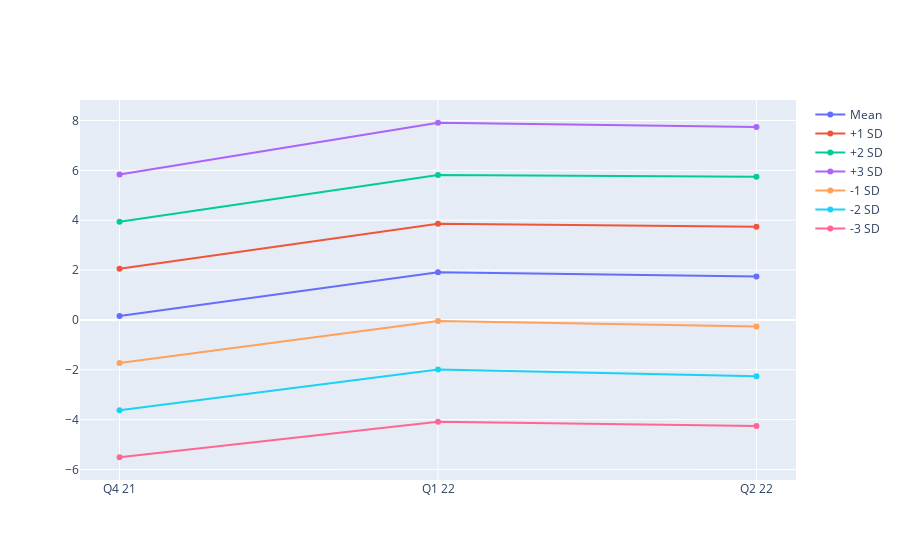

Notebook cell for this chart:
### Code cell
import plotly.graph_objects as go

fig = go.Figure()
fig.add_trace(go.Scatter(x=df_stat.Quarter, y=df_stat.Mean,fillcolor='green',
                    mode='lines+markers',
                    name='Mean'))
fig.add_trace(go.Scatter(x=df_stat.Quarter, y=df_stat['+1 SD'],
                    mode='lines+markers',
                    name='+1 SD'))
fig.add_trace(go.Scatter(x=df_stat.Quarter, y=df_stat['+2 SD'],
                    mode='lines+markers',
                    name='+2 SD'))
fig.add_trace(go.Scatter(x=df_stat.Quarter, y=df_stat['+3 SD'],
                    mode='lines+markers',
                    name='+3 SD'))
fig.add_trace(go.Scatter(x=df_stat.Quarter, y=df_stat['-1 SD'],
                    mode='lines+markers',
                    name='-1 SD'
                    ))
fig.add_trace(go.Scatter(x=df_stat.Quarter, y=df_stat['-2 SD'],
                    mode='lines+markers',
                    name='-2 SD'))
fig.add_trace(go.Scatter(x=df_stat.Quarter, y=df_stat['-3 SD'],
                    mode='lines+markers',
                    name='-3 SD'))
fig.show()

### Figure 1 — Plotly figure (JSON) as saved in the notebook; plotly's stock layout.template omitted (floating-point values rounded to 4 significant figures)
{"data": [{"fillcolor": "green", "mode": "lines+markers", "name": "Mean", "type": "scatter", "x": ["Q4 21", "Q1 22", "Q2 22"], "y": [0.16, 1.91, 1.74]}, {"mode": "lines+markers", "name": "+1 SD", "type": "scatter", "x": ["Q4 21", "Q1 22", "Q2 22"], "y": [2.05, 3.86, 3.74]}, {"mode": "lines+markers", "name": "+2 SD", "type": "scatter", "x": ["Q4 21", "Q1 22", "Q2 22"], "y": [3.94, 5.81, 5.74]}, {"mode": "lines+markers", "name": "+3 SD", "type": "scatter", "x": ["Q4 21", "Q1 22", "Q2 22"], "y": [5.83, 7.91, 7.74]}, {"mode": "lines+markers", "name": "-1 SD", "type": "scatter", "x": ["Q4 21", "Q1 22", "Q2 22"], "y": [-1.73, -0.04, -0.26]}, {"mode": "lines+markers", "name": "-2 SD", "type": "scatter", "x": ["Q4 21", "Q1 22", "Q2 22"], "y": [-3.62, -1.99, -2.26]}, {"mode": "lines+markers", "name": "-3 SD", "type": "scatter", "x": ["Q4 21", "Q1 22", "Q2 22"], "y": [-5.51, -4.09, -4.26]}], "layout": {}}
